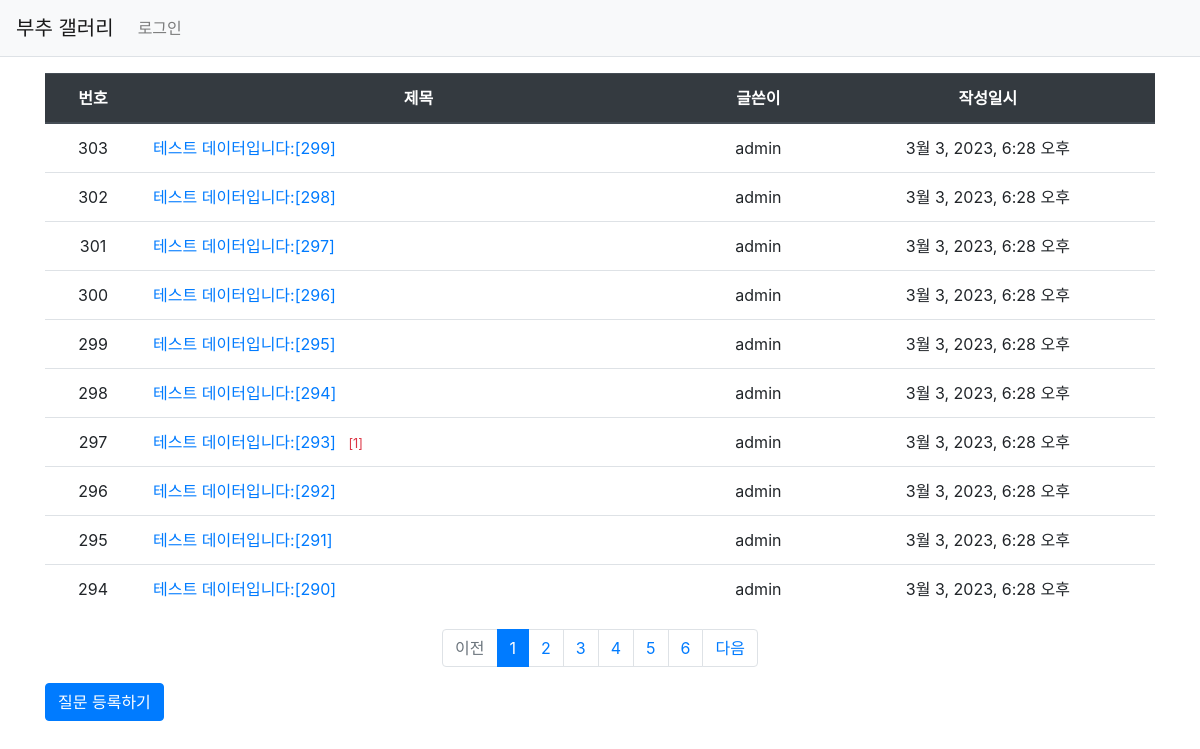
/pybo/, run on an earlier commit of the app's database.
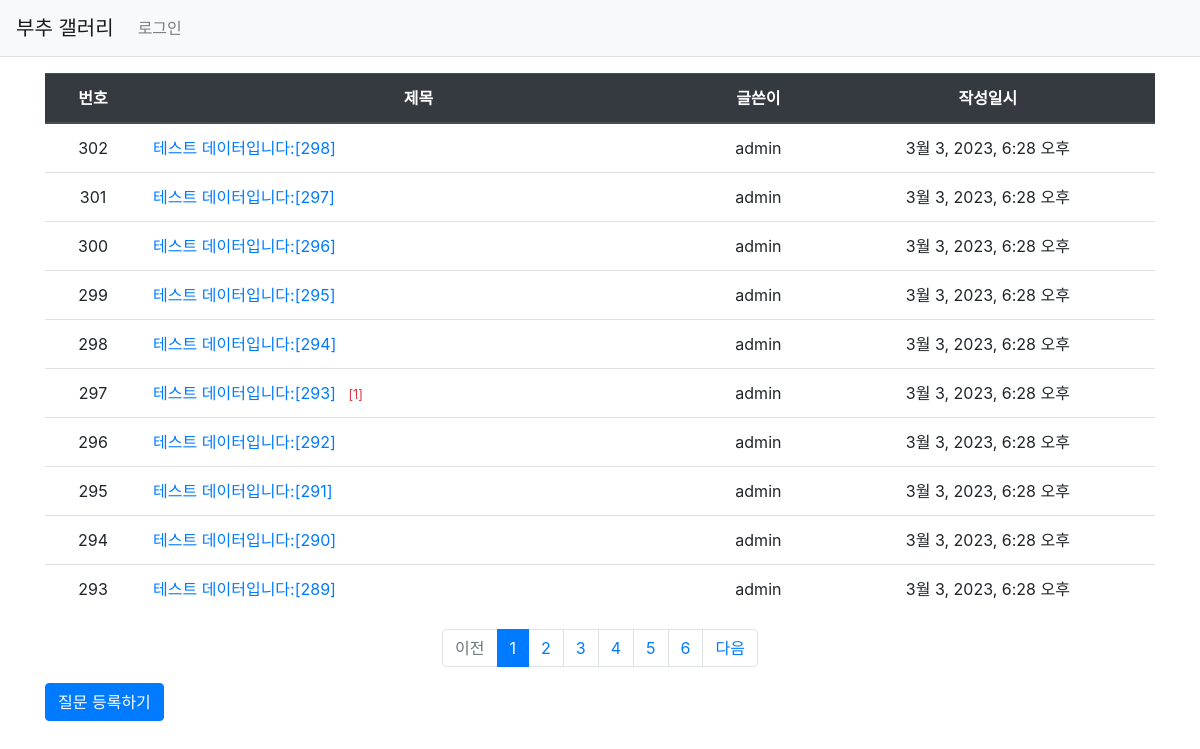
And on a later commit of the database.
### pybo/models.py (models this page shows, shortened)
class Question(models.Model):
    author = models.ForeignKey(User, on_delete=models.CASCADE)
    subject = models.CharField(max_length=200)
    content = models.TextField()
    create_date = models.DateTimeField()
    modify_date = models.DateTimeField(null=True, blank=True)

### pybo/views/base_views.py (the view)
# urls.py: path('', base_views.index, name='index'),  # '/' 에 해당되는 path
def index(request):
    page = request.GET.get('page', '1')  # 페이지
    question_list = Question.objects.order_by('-create_date')
    paginator = Paginator(question_list, 10)  # 페이지당 10개씩 보여주기
    page_obj = paginator.get_page(page)
    context = {'question_list': page_obj}
    return render(request, 'pybo/question_list.html', context)

### pybo/templatetags/pybo_filter.py (called while the page is built)
@register.filter
def sub(value, arg):
    return value - arg

### templates/pybo/question_list.html
{% extends 'base.html' %}
{% load pybo_filter %}
{% block content %}
    <div class="container my-3">
        <table class="table">
            <thead>
            <tr class="text-center thead-dark">
                <th>번호</th>
                <th style="width: 50%">제목</th>
                <th>글쓴이</th>
                <th>작성일시</th>
            </tr>
            </thead>
            <tbody>
            {% if question_list %}
                {% for question in question_list %}
                    <tr class="text-center">
                        <td>{{ question_list.paginator.count|sub:question_list.start_index|sub:forloop.counter0|add:1 }}</td>
                        <td class="text-left">
                            <a href="{% url 'pybo:detail' question.id %}">
                                {{ question.subject }}
                                {% if question.answer_set.count > 0 %}
                                    <span class="text-danger small ml-2">
                                        [{{ question.answer_set.count }}]
                                    </span>
                                {% endif %}
                            </a>
                        </td>
                        <td>{{ question.author.username }}</td>
                        <td>{{ question.create_date }}</td>
                    </tr>
                {% endfor %}
            {% else %}
                <tr>
                    <td colspan="3">질문이 없습니다.</td>
                </tr>
            {% endif %}
            </tbody>
        </table>
        <ul class="pagination justify-content-center">
            {% if question_list.has_previous %}
                <li class="page-item">
                    <a class="page-link" href="?page={{ question_list.previous_page_number }}">
                        이전
                    </a>
                </li>
            {% else %}
                <li class="page-item disabled">
                    <a class="page-link" tabindex="-1" aria-disabled="true" href="#">
                        이전
                    </a>
                </li>
            {% endif %}
            {% for page_number in question_list.paginator.page_range %}
                {% if page_number >= question_list.number|add:-5 and page_number <= question_list.number|add:5 %}
                    {% if page_number == question_list.number %}
                        <li class="page-item active" aria-current="page">
                            <a class="page-link" href="?page={{ page_number }}">
                                {{ page_number }}
                            </a>
                        </li>
                    {% else %}
                        <li class="page-item">
                            <a class="page-link" href="?page={{ page_number }}">
                                {{ page_number }}
                            </a>
                        </li>
                    {% endif %}
                {% endif %}
            {% endfor %}
            {% if question_list.has_next %}
                <li class="page-item">
                    <a class="page-link" href="?page={{ question_list.next_page_number }}">
                        다음
                    </a>
                </li>
            {% else %}
                <li class="page-item disabled">
                    <a class="page-link" tabindex="-1" aria-disabled="true" href="#">
                        다음
                    </a>
                </li>
            {% endif %}
        </ul>
        <a href="{% url 'pybo:question_create' %}" class="btn btn-primary">
            질문 등록하기
        </a>
    </div>
{% endblock %}

What changed in the data, as far as the page shows it:
removed Question: paginator.count|sub "303", subject "테스트 데이터입니다:[299]", author.username "admin", create_date "3월 3, 2023, 6:28 오후"
now on this page (row unchanged): Question: paginator.count|sub "293", subject "테스트 데이터입니다:[289]", author.username "admin", create_date "3월 3, 2023, 6:28 오후"
